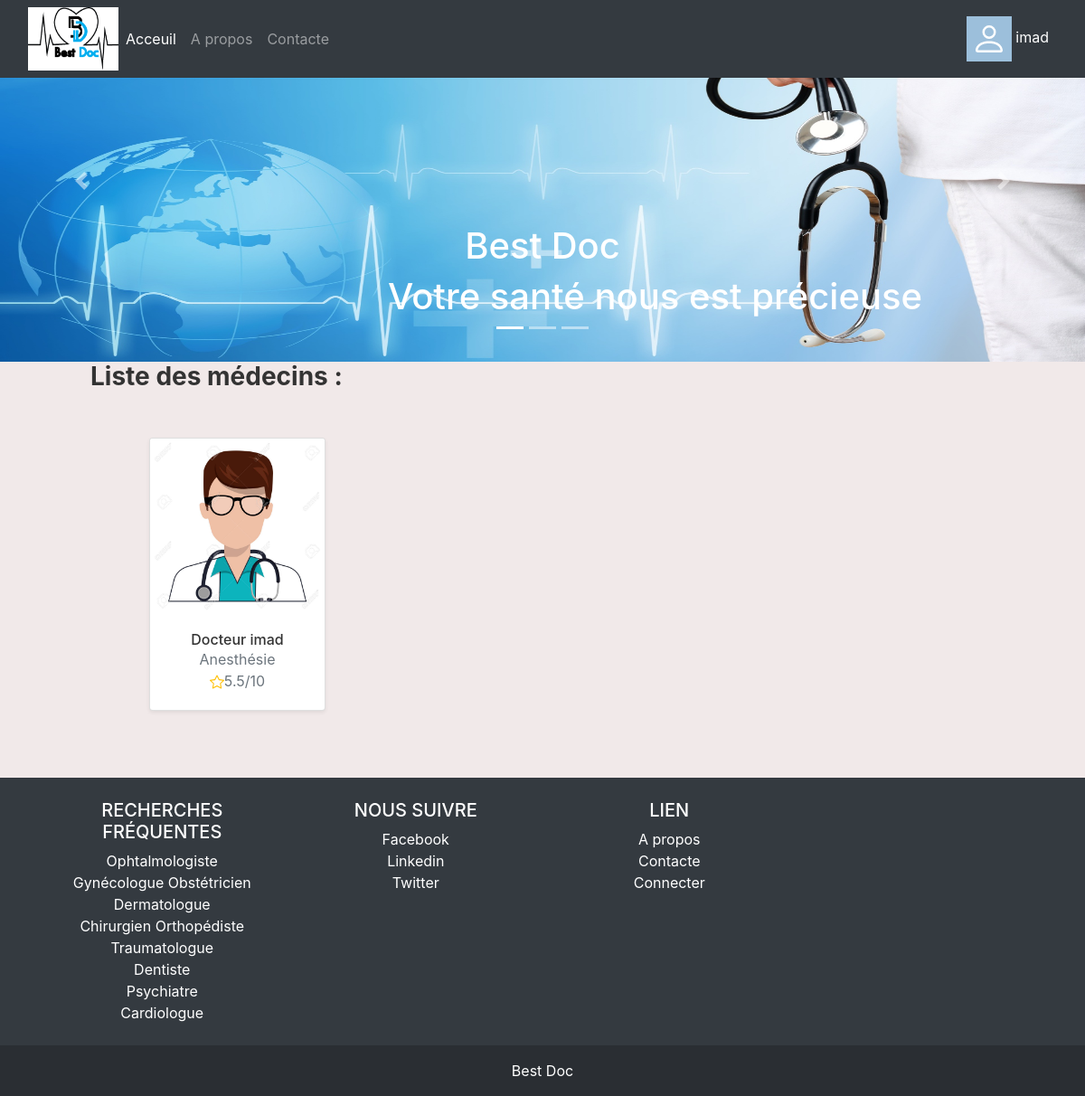
Screenshot of /liste_med/ (signed in) with the database file from the repository.
### classification/models.py (models this page shows, shortened)
class Utilisateur(models.Model):
    SEXE_CHOICES=(
        ('H','Homme'),
        ('F','Femme'),
        )
    compte=models.ForeignKey(Compte,on_delete=models.CASCADE,default=True)
    sexe=models.CharField(max_length=10, choices=SEXE_CHOICES,default=True)
    class Meta:
        abstract=True

class Medecin(Utilisateur):
    name=models.CharField(max_length=200, null=True)
    local=models.CharField(max_length=200, null=True)
    numero_tel=models.CharField(max_length=200, null=True)
    prix_visite=models.FloatField(null=True)
    start_time= models.TimeField(null=True, blank=True)
    end_time=models.TimeField(null=True, blank=True)
    spécialité=models.ForeignKey(Spécialité,null=True, on_delete=models.SET_NULL)
    ville=models.ForeignKey(Ville,null=True,on_delete=models.SET_NULL)
    note=models.FloatField(null=True,default=True)

class Compte(models.Model):
    ROLE_CHOICES=(
        ('P','PATIENT'),
        ('M','MEDECIN')
        )
    roles=models.CharField(max_length=10, choices=ROLE_CHOICES, default=None)
    user=models.ForeignKey(User,on_delete=models.CASCADE,default=True)

class Spécialité(models.Model):
    nom=models.CharField(max_length=200, null=True)
    def  __str__(self):
         return self.nom

### classification/views.py (the view)
# urls.py: path('liste_med/',views.search,name='liste_med'),
def search(request):
    medecins=Medecin.objects.all().order_by('-note')
    myFilter=SearchFilter(request.GET, queryset=medecins)
    medecins=myFilter.qs
    if request.user.is_authenticated:
     compte=Compte.objects.get(user=request.user)
     context={'medecins':medecins,'myFilter':myFilter,'compte':compte}
    else:
     context={'medecins':medecins,'myFilter':myFilter }
    return render(request,'base/liste_med.html',context)

### classification/templates/base/liste_med.html (shortened to what this page needs)
{% extends 'base/base.html' %}
{% load static %}
{% block contenu %}
<link href="https://maxcdn.bootstrapcdn.com/font-awesome/4.3.0/css/font-awesome.min.css" rel="stylesheet">
<link href="{% static 'css/list_med.css' %}" rel="stylesheet">
<h3 class="font-weight-bold " style="margin-left: 100px;">Liste des médecins :</h3>
<div class="container d-flex justify-content-center mt-50 mb-50 w-75" style="margin-left: 150px;">
    <div class="row">
{% for i in medecins %}
        <div class="col-md-3">
            <div class="card mb-6 shadow-sm">
                <div class="card-img-actions">
                    {% if i.sexe == 'H' %}
                     <img class="card-img-top img-fluid" src="{% static 'images/avatar9.jpg' %}" >
                     {% else %}
                     <img class="card-img-top img-fluid" src="{% static 'images/avatar4.jpg' %}" >
                     {% endif %}
                </div>
                <div class="card-body text-center">
                    <h6 class="font-weight-semibold mb-0">Docteur {{i.compte.user.username}}  </h6>
                    <span class="d-block text-muted">{{i.spécialité}}</span>
                    <span class="d-block text-muted">
                          {{i.note}}/10
                    </span>
                </div>
              </div>
            </div>
{% empty %}
<p>Aucun Liste</p>
{% endfor %}
    </div>
</div>
{% endblock %}

### classification/templates/base/base.html (shortened to what this page needs)
{% load static %}
<!DOCTYPE html>
<html>
    <head>
<link href="https://cdn.jsdelivr.net/npm/bootstrap@5.0.0-beta2/dist/css/bootstrap.min.css" rel="stylesheet">
<link href="{% static 'css/base.css' %}" rel="stylesheet">
<link href="//maxcdn.bootstrapcdn.com/bootstrap/4.1.1/css/bootstrap.min.css" rel="stylesheet" id="bootstrap-css">
    </head>
    <body>
        <nav class="navbar navbar-expand-lg navbar-dark bg-dark fixed-top " >
            <div class="container-fluid">
              <a href="{% url 'acceuil' %}" ><img src="{% static 'images/img.png'%}" style="width: 100px; height: 70px;"></a>
              <div class="collapse navbar-collapse " id="navbarScroll">
                <ul class="navbar-nav me-auto my-2 my-lg-0 navbar-nav-scroll " style="--bs-scroll-height: 100px;">
                  <li class="nav-item">
                    <a class="nav-link active" aria-current="page" href="{% url 'acceuil' %}">Acceuil</a>
                  </li>
                  <li class="nav-item ">
                    <a class="nav-link" href="{% url 'propos' %}"  aria-expanded="false">
                      A propos
                    </a>
                  </li>
                  <li class="nav-item ">
                    <a class="nav-link " href="{% url 'contact' %}"  aria-expanded="false">
                      Contacte
                    </a>
                  </li>
                </ul>
                {% if user.is_authenticated %}
                <div class="dropdown">
                  <button class="dropbtn "></button>
            <span > {{request.user}}</span> &nbsp;
          </div>
            {% else %}
            <a class="btn btn-danger " href="{% url 'connecter' %}" role="button"> Se connecter</a>&nbsp;&nbsp;
            {%endif%}
              </div>
            </div>
          </nav>
          <div id="carouselExampleIndicators" class="carousel slide" data-bs-ride="carousel">
            <div class="carousel-indicators">
              <button type="button" data-bs-target="#carouselExampleIndicators" data-bs-slide-to="0" class="active" aria-current="true" aria-label="Slide 1"></button>
              <button type="button" data-bs-target="#carouselExampleIndicators" data-bs-slide-to="1" aria-label="Slide 2"></button>
              <button type="button" data-bs-target="#carouselExampleIndicators" data-bs-slide-to="2" aria-label="Slide 3"></button>
            </div>
            <div class="carousel-inner" >
              <div class="carousel-item active">
                <img src="{% static 'images/santé1.jpg' %}" class="d-block w-100" style="height: 400px;" alt="Doc1"  >
                <div class="carousel-caption d-none d-md-block">
                  <h1 class="text-center">Best Doc</h1>
                  <h1 class="text-right">Votre santé nous est précieuse</h1>
                </div>
              </div>
            </div>
            <button class="carousel-control-prev" type="button" data-bs-target="#carouselExampleIndicators"  data-bs-slide="prev">
              <span class="carousel-control-prev-icon" aria-hidden="true"></span>
            </button>
            <button class="carousel-control-next" type="button" data-bs-target="#carouselExampleIndicators"  data-bs-slide="next">
              <span class="carousel-control-next-icon" aria-hidden="true"></span>
            </button>
          </div>
        {% block contenu %}
        {% endblock %}
<footer class="bg-dark text-center text-white">
    <div class="container p-4">
      <section class="">
        <div class="row">
          <div class="col-lg-3 col-md-6 mb-4 mb-md-0">
            <h5 class="text-uppercase">Recherches fréquentes</h5>
            <ul class="list-unstyled mb-0">
              <li>
                <a href="#!" class="text-white">Ophtalmologiste </a>
              </li>
              <li>
                <a href="#!" class="text-white">Gynécologue Obstétricien </a>
              </li>
              <li>
                <a href="#!" class="text-white">Dermatologue</a>
              </li>
              <li>
                <a href="#!" class="text-white">Chirurgien Orthopédiste Traumatologue</a>
              </li>
              <li>
                <a href="#!" class="text-white">Dentiste</a>
              </li>
              <li>
                <a href="#!" class="text-white">Psychiatre</a>
              </li>
              <li>
                <a href="#!" class="text-white">Cardiologue</a>
              </li>
            </ul>
          </div>
          <div class="col-lg-3 col-md-6 mb-4 mb-md-0">
            <h5 class="text-uppercase">Nous suivre </h5>
            <ul class="list-unstyled mb-0">
              <li>
                <a href="#!" class="text-white">Facebook</a>
              </li>
              <li>
                <a href="#!" class="text-white">Linkedin</a>
              </li>
              <li>
                <a href="#!" class="text-white">Twitter</a>
              </li>
            </ul>
          </div>
          <div class="col-lg-3 col-md-6 mb-4 mb-md-0">
            <h5 class="text-uppercase">Lien</h5>
            <ul class="list-unstyled mb-0">
              <li>
                <a href="{% url 'propos' %}" class="text-white">A propos</a>
              </li>
              <li>
                <a href="{% url 'contact' %}" class="text-white">Contacte</a>
              </li>
              <li>
                <a href="{% url 'connecter' %}" class="text-white">Connecter</a>
              </li>
            </ul>
          </div>
        </div>
      </section>
    </div>
    <div class="text-center p-3" style="background-color: rgba(0, 0, 0, 0.2);">
      <a class="text-white" href="#">Best Doc</a>
    </div>
  </footer>
 </body>
</html>

### static/css/base.css (style rules this page uses)
.dropbtn { background-color: #9CBFDB; color: white; padding: 3px; font-size: 15px; border: none; cursor: pointer; height: 50px; width: 50px; }
.dropdown { position: relative; display: inline-block; }
span { color: rgb(253, 253, 253); }

### static/css/list_med.css (style rules this page uses)
body { color: #333; text-align: left; background-color: #f1e9e9 }
.mt-50 { margin-top: 50px }
.mb-50 { margin-bottom: 50px }

### rows the page displays
Medecin: compte.user.username "imad", spécialité "Anesthésie", note "5.5"

### other values shown
{{ request.user }} "imad"
